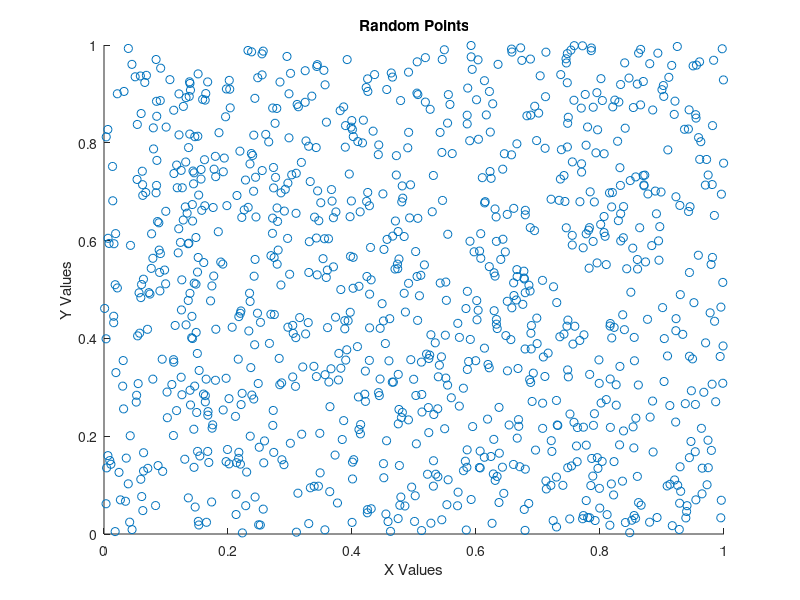

Write MATLAB code to recreate this figure. (Note: this script raises an error after producing the figure.)
% A Creativity Workshop in MATLAB
% Written by: [Insert Your Name Here]

%% Prerequisites

%Make sure you have MATLAB installed and running properly 

% Note: This workshop is intended for people who have basic familiarity 
% with MATLAB coding and syntax

%% Introduction

% This workshop will focus on how to use MATLAB in creative ways. We 
% will focus on learning techniques for creating unique workflows and 
% manipulating data to produce creative outputs. 

%% Exercise 1 - Creating a Visualization with Random Data

% First, let's create a visualization of random data using MATLAB. 

%Define the number of data points and generate random data
nPoints = 1000;
xData = rand(nPoints,1);
yData = rand(nPoints,1);

%Plot the data
figure;
scatter(xData,yData);
title('Random Points');
xlabel('X Values');
ylabel('Y Values');

% Add some additional modifications
hAx = gca;
hAx.XScale = 'log'; %Change the x-axis scale to logarithmic
hAx.XColor = [1 0 0]; %Change the x-axis color to red
hAx.GridAlpha = 0.5; %Increase grid transparency

% Generate a legend
legend('Random Points','Location','northwest');

%% Exercise 2 - Visualizing a Function

% Next, let's create a visualization of a function 

%Define the equation
x = 0:0.01:2*pi;
y = sin(x);

%Plot the function
figure;
plot(x,y);
title('Plot of a Sinusoidal Function');
xlabel('X Values');
ylabel('Y Values');

%Add some additional modifications
hAx = gca;
hAx.YLim = [-1.5 1.5]; %Set the y-axis limits
hAx.XGrid = 'on'; %Turn the x-grid on
hAx.YGrid = 'on'; %Turn the y-grid on

% Generate a legend
legend('Sin Function','Location','southwest');

%% Exercise 3 - Generating a Table

% Now let's try to generate a table

%Define the data 
data = [1 4 8; 2 5 7; 3 6 9];

% Set the row and column labels
rowLabels = {'Row 1','Row 2','Row 3'};
colLabels = {'Col 1','Col 2','Col 3'};

%Generate the table
figure;
uitable('Data',data,'RowName',rowLabels,'ColumnName',colLabels);
title('Table of Data');

%Add some additional modifications
hAx = gca;
hAx.Position = [0.1 0.2 0.8 0.6]; %Change the position of the table
hAx.BackgroundColor = [1 0 1]; %Change the background color to purple

%% Exercise 4 - Generating a Matrix

% Let's try generating a matrix

%Define the data
data = [1 4 8; 2 5 7; 3 6 9];

%Generate the matrix
figure;
imagesc(data);
title('Matrix of Data');

%Add some additional modifications
hAx = gca;
hAx.XAxis.TickValues = [1 2 3]; %Change the x-axis tick values
hAx.YAxis.TickValues = [1 2 3]; %Change the y-axis tick values
hAx.XAxis.TickLabels = {'Col 1','Col 2','Col 3'}; %Change the x-axis tick labels
hAx.YAxis.TickLabels = {'Row 1','Row 2','Row 3'}; %Change the y-axis tick labels
hAx.GridLineStyle = '--'; %Change the grid line style to dashed lines
hAx.GridAlpha = 0.8; %Increase the grid transparency

%% Exercise 5 - Generating a Contour Plot

% Finally, let's try creating a contour plot

%Define the data
xData = linspace(-2*pi,2*pi);
yData = linspace(-pi,pi);
[X,Y] = meshgrid(xData,yData);
Z = sin(X).*cos(Y);

%Generate the contour plot
figure;
contourf(X,Y,Z);
title('Contour Plot');

%Add some additional modifications
hAx = gca;
hAx.XLim = [-2.5 2.5]; %Change the x-axis limits
hAx.YLim = [-1.5 1.5]; %Change the y-axis limits
hAx.Title.FontSize = 14; %Change the font size of the title
hAx.CLim = [-1 1]; %Change the contour limit